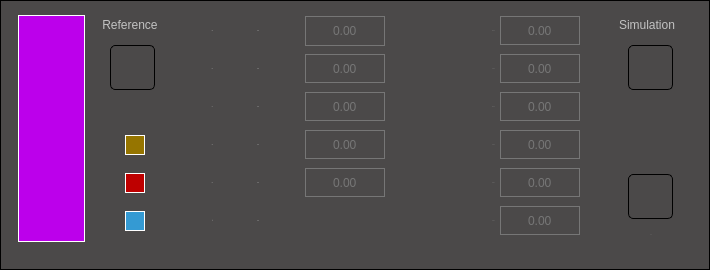
     <widget class="QGroupBox" name="groupBox_19">
      <property name="geometry">
       <rect>
        <x>2</x>
        <y>447</y>
        <width>710</width>
        <height>270</height>
       </rect>
      </property>
      <property name="styleSheet">
       <string notr="true">background-color: rgb(75, 73, 73);
border: 1px solid black;</string>
      </property>
      <property name="title">
       <string/>
      </property>
      <widget class="QLabel" name="label_184">
       <property name="geometry">
        <rect>
         <x>18</x>
         <y>15</y>
         <width>67</width>
         <height>227</height>
        </rect>
       </property>
       <property name="font">
        <font>
         <family>Times New Roman</family>
         <pointsize>10</pointsize>
         <bold>true</bold>
        </font>
       </property>
       <property name="styleSheet">
        <string notr="true">background-color: rgb(188, 0, 235);
border: 1px solid white;</string>
       </property>
       <property name="text">
        <string/>
       </property>
       <property name="alignment">
        <set>Qt::AlignRight|Qt::AlignTrailing|Qt::AlignVCenter</set>
       </property>
      </widget>
      <widget class="QLabel" name="label_193">
       <property name="geometry">
        <rect>
         <x>95</x>
         <y>15</y>
         <width>70</width>
         <height>20</height>
        </rect>
       </property>
       <property name="styleSheet">
        <string notr="true">font: 14px 'Roboto';
color: rgb(194, 194, 194);
border: 0px;</string>
       </property>
       <property name="text">
        <string>Reference</string>
       </property>
       <property name="alignment">
        <set>Qt::AlignCenter</set>
       </property>
      </widget>
      <widget class="QPushButton" name="pushButton_28">
       <property name="geometry">
        <rect>
         <x>110</x>
         <y>45</y>
         <width>45</width>
         <height>45</height>
        </rect>
       </property>
       <property name="styleSheet">
        <string notr="true">QPushButton {
    border: 1px solid black;
	border-radius: 5px;
	background-image: url(:/images/images/okStockImage.png);
    background-repeat: no-repeat;
}
</string>
       </property>
       <property name="text">
        <string/>
       </property>
      </widget>
      <widget class="QLabel" name="label_171">
       <property name="geometry">
        <rect>
         <x>178</x>
         <y>18</y>
         <width>35</width>
         <height>25</height>
        </rect>
       </property>
       <property name="font">
        <font>
         <family>Roboto</family>
         <pointsize>-1</pointsize>
         <italic>false</italic>
         <bold>false</bold>
        </font>
       </property>
       <property name="styleSheet">
        <string notr="true">background-color: rgb(75, 73, 73);
color: rgb(194, 194, 194);
border: 0px;
text-align: left;
font: 22px 'Roboto';</string>
       </property>
       <property name="text">
        <string>a*:</string>
       </property>
       <property name="alignment">
        <set>Qt::AlignRight|Qt::AlignTrailing|Qt::AlignVCenter</set>
       </property>
      </widget>
      <widget class="QLabel" name="label_173">
       <property name="geometry">
        <rect>
         <x>178</x>
         <y>56</y>
         <width>35</width>
         <height>25</height>
        </rect>
       </property>
       <property name="font">
        <font>
         <family>Roboto</family>
         <pointsize>-1</pointsize>
         <italic>false</italic>
         <bold>false</bold>
        </font>
       </property>
       <property name="styleSheet">
        <string notr="true">background-color: rgb(75, 73, 73);
color: rgb(194, 194, 194);
border: 0px;
text-align: left;
font: 22px 'Roboto';</string>
       </property>
       <property name="text">
        <string>b*:</string>
       </property>
       <property name="alignment">
        <set>Qt::AlignRight|Qt::AlignTrailing|Qt::AlignVCenter</set>
       </property>
      </widget>
      <widget class="QLabel" name="label_175">
       <property name="geometry">
        <rect>
         <x>178</x>
         <y>94</y>
         <width>35</width>
         <height>25</height>
        </rect>
       </property>
       <property name="font">
        <font>
         <family>Roboto</family>
         <pointsize>-1</pointsize>
         <italic>false</italic>
         <bold>false</bold>
        </font>
       </property>
       <property name="styleSheet">
        <string notr="true">background-color: rgb(75, 73, 73);
color: rgb(194, 194, 194);
border: 0px;
text-align: left;
font: 22px 'Roboto';</string>
       </property>
       <property name="text">
        <string>c*:</string>
       </property>
       <property name="alignment">
        <set>Qt::AlignRight|Qt::AlignTrailing|Qt::AlignVCenter</set>
       </property>
      </widget>
      <widget class="QLabel" name="label_177">
       <property name="geometry">
        <rect>
         <x>163</x>
         <y>132</y>
         <width>50</width>
         <height>25</height>
        </rect>
       </property>
       <property name="font">
        <font>
         <family>Roboto</family>
         <pointsize>-1</pointsize>
         <italic>false</italic>
         <bold>false</bold>
        </font>
       </property>
       <property name="styleSheet">
        <string notr="true">background-color: rgb(75, 73, 73);
color: rgb(194, 194, 194);
border: 0px;
text-align: left;
font: 22px 'Roboto';</string>
       </property>
       <property name="text">
        <string>d*:</string>
       </property>
       <property name="alignment">
        <set>Qt::AlignRight|Qt::AlignTrailing|Qt::AlignVCenter</set>
       </property>
      </widget>
      <widget class="QLabel" name="label_179">
       <property name="geometry">
        <rect>
         <x>163</x>
         <y>170</y>
         <width>50</width>
         <height>25</height>
        </rect>
       </property>
       <property name="font">
        <font>
         <family>Roboto</family>
         <pointsize>-1</pointsize>
         <italic>false</italic>
         <bold>false</bold>
        </font>
       </property>
       <property name="styleSheet">
        <string notr="true">background-color: rgb(75, 73, 73);
color: rgb(194, 194, 194);
border: 0px;
text-align: left;
font: 22px 'Roboto';</string>
       </property>
       <property name="text">
        <string>e*:</string>
       </property>
       <property name="alignment">
        <set>Qt::AlignRight|Qt::AlignTrailing|Qt::AlignVCenter</set>
       </property>
      </widget>
      <widget class="QLabel" name="label_178">
       <property name="geometry">
        <rect>
         <x>125</x>
         <y>135</y>
         <width>20</width>
         <height>20</height>
        </rect>
       </property>
       <property name="font">
        <font>
         <family>Times New Roman</family>
         <pointsize>10</pointsize>
         <bold>true</bold>
        </font>
       </property>
       <property name="styleSheet">
        <string notr="true">background-color: rgb(150, 117, 0);
border: 1px solid white;</string>
       </property>
       <property name="text">
        <string/>
       </property>
       <property name="alignment">
        <set>Qt::AlignRight|Qt::AlignTrailing|Qt::AlignVCenter</set>
       </property>
      </widget>
      <widget class="QLabel" name="label_180">
       <property name="geometry">
        <rect>
         <x>125</x>
         <y>173</y>
         <width>20</width>
         <height>20</height>
        </rect>
       </property>
       <property name="font">
        <font>
         <family>Times New Roman</family>
         <pointsize>10</pointsize>
         <bold>true</bold>
        </font>
       </property>
       <property name="styleSheet">
        <string notr="true">background-color: rgb(190, 0, 0);
border: 1px solid white;</string>
       </property>
       <property name="text">
        <string/>
       </property>
       <property name="alignment">
        <set>Qt::AlignRight|Qt::AlignTrailing|Qt::AlignVCenter</set>
       </property>
      </widget>
      <widget class="QLabel" name="label_172">
       <property name="geometry">
        <rect>
         <x>218</x>
         <y>18</y>
         <width>80</width>
         <height>25</height>
        </rect>
       </property>
       <property name="font">
        <font>
         <family>Roboto</family>
         <pointsize>-1</pointsize>
         <italic>false</italic>
         <bold>false</bold>
        </font>
       </property>
       <property name="styleSheet">
        <string notr="true">background-color: rgb(75, 73, 73);
color: rgb(194, 194, 194);
border: 0px;
text-align: left;
font: 22px 'Roboto';</string>
       </property>
       <property name="text">
        <string>0.00</string>
       </property>
       <property name="alignment">
        <set>Qt::AlignCenter</set>
       </property>
      </widget>
      <widget class="QLabel" name="label_174">
       <property name="geometry">
        <rect>
         <x>218</x>
         <y>56</y>
         <width>80</width>
         <height>25</height>
        </rect>
       </property>
       <property name="font">
        <font>
         <family>Roboto</family>
         <pointsize>-1</pointsize>
         <italic>false</italic>
         <bold>false</bold>
        </font>
       </property>
       <property name="styleSheet">
        <string notr="true">background-color: rgb(75, 73, 73);
color: rgb(194, 194, 194);
border: 0px;
text-align: left;
font: 22px 'Roboto';</string>
       </property>
       <property name="text">
        <string>0.00</string>
       </property>
       <property name="alignment">
        <set>Qt::AlignCenter</set>
       </property>
      </widget>
      <widget class="QLabel" name="label_176">
       <property name="geometry">
        <rect>
         <x>218</x>
         <y>94</y>
         <width>80</width>
         <height>25</height>
        </rect>
       </property>
       <property name="font">
        <font>
         <family>Roboto</family>
         <pointsize>-1</pointsize>
         <italic>false</italic>
         <bold>false</bold>
        </font>
       </property>
       <property name="styleSheet">
        <string notr="true">background-color: rgb(75, 73, 73);
color: rgb(194, 194, 194);
border: 0px;
text-align: left;
font: 22px 'Roboto';</string>
       </property>
       <property name="text">
        <string>0.00</string>
       </property>
       <property name="alignment">
        <set>Qt::AlignCenter</set>
       </property>
      </widget>
      <widget class="QLabel" name="label_181">
       <property name="geometry">
        <rect>
         <x>218</x>
         <y>132</y>
         <width>80</width>
         <height>25</height>
        </rect>
       </property>
       <property name="font">
        <font>
         <family>Roboto</family>
         <pointsize>-1</pointsize>
         <italic>false</italic>
         <bold>false</bold>
        </font>
       </property>
       <property name="styleSheet">
        <string notr="true">background-color: rgb(75, 73, 73);
color: rgb(194, 194, 194);
border: 0px;
text-align: left;
font: 22px 'Roboto';</string>
       </property>
       <property name="text">
        <string>0.00</string>
       </property>
       <property name="alignment">
        <set>Qt::AlignCenter</set>
       </property>
      </widget>
      <widget class="QLabel" name="label_182">
       <property name="geometry">
        <rect>
         <x>218</x>
         <y>170</y>
         <width>80</width>
         <height>25</height>
        </rect>
       </property>
       <property name="font">
        <font>
         <family>Roboto</family>
         <pointsize>-1</pointsize>
         <italic>false</italic>
         <bold>false</bold>
        </font>
       </property>
       <property name="styleSheet">
        <string notr="true">background-color: rgb(75, 73, 73);
color: rgb(194, 194, 194);
border: 0px;
text-align: left;
font: 22px 'Roboto';</string>
       </property>
       <property name="text">
        <string>0.00</string>
       </property>
       <property name="alignment">
        <set>Qt::AlignCenter</set>
       </property>
      </widget>
      <widget class="QLabel" name="label_187">
       <property name="geometry">
        <rect>
         <x>425</x>
         <y>18</y>
         <width>70</width>
         <height>25</height>
        </rect>
       </property>
       <property name="font">
        <font>
         <family>Roboto</family>
         <pointsize>-1</pointsize>
         <italic>false</italic>
         <bold>false</bold>
        </font>
       </property>
       <property name="styleSheet">
        <string notr="true">background-color: rgb(75, 73, 73);
color: rgb(118, 118, 118);
border: 0px;
font: 22px 'Roboto';</string>
       </property>
       <property name="text">
        <string>max a:</string>
       </property>
       <property name="alignment">
        <set>Qt::AlignRight|Qt::AlignTrailing|Qt::AlignVCenter</set>
       </property>
      </widget>
      <widget class="QLabel" name="label_188">
       <property name="geometry">
        <rect>
         <x>425</x>
         <y>56</y>
         <width>70</width>
         <height>25</height>
        </rect>
       </property>
       <property name="font">
        <font>
         <family>Roboto</family>
         <pointsize>-1</pointsize>
         <italic>false</italic>
         <bold>false</bold>
        </font>
       </property>
       <property name="styleSheet">
        <string notr="true">background-color: rgb(75, 73, 73);
color: rgb(118, 118, 118);
border: 0px;
font: 22px 'Roboto';</string>
       </property>
       <property name="text">
        <string>min a:</string>
       </property>
       <property name="alignment">
        <set>Qt::AlignRight|Qt::AlignTrailing|Qt::AlignVCenter</set>
       </property>
      </widget>
      <widget class="QLabel" name="label_189">
       <property name="geometry">
        <rect>
         <x>425</x>
         <y>94</y>
         <width>70</width>
         <height>25</height>
        </rect>
       </property>
       <property name="font">
        <font>
         <family>Roboto</family>
         <pointsize>-1</pointsize>
         <italic>false</italic>
         <bold>false</bold>
        </font>
       </property>
       <property name="styleSheet">
        <string notr="true">background-color: rgb(75, 73, 73);
color: rgb(118, 118, 118);
border: 0px;
font: 22px 'Roboto';</string>
       </property>
       <property name="text">
        <string>max b:</string>
       </property>
       <property name="alignment">
        <set>Qt::AlignRight|Qt::AlignTrailing|Qt::AlignVCenter</set>
       </property>
      </widget>
      <widget class="QLabel" name="label_190">
       <property name="geometry">
        <rect>
         <x>425</x>
         <y>132</y>
         <width>70</width>
         <height>25</height>
        </rect>
       </property>
       <property name="font">
        <font>
         <family>Roboto</family>
         <pointsize>-1</pointsize>
         <italic>false</italic>
         <bold>false</bold>
        </font>
       </property>
       <property name="styleSheet">
        <string notr="true">background-color: rgb(75, 73, 73);
color: rgb(118, 118, 118);
border: 0px;
font: 22px 'Roboto';</string>
       </property>
       <property name="text">
        <string>min b:</string>
       </property>
       <property name="alignment">
        <set>Qt::AlignRight|Qt::AlignTrailing|Qt::AlignVCenter</set>
       </property>
      </widget>
      <widget class="QLabel" name="label_191">
       <property name="geometry">
        <rect>
         <x>425</x>
         <y>170</y>
         <width>70</width>
         <height>25</height>
        </rect>
       </property>
       <property name="font">
        <font>
         <family>Roboto</family>
         <pointsize>-1</pointsize>
         <italic>false</italic>
         <bold>false</bold>
        </font>
       </property>
       <property name="styleSheet">
        <string notr="true">background-color: rgb(75, 73, 73);
color: rgb(118, 118, 118);
border: 0px;
font: 22px 'Roboto';</string>
       </property>
       <property name="text">
        <string>max c:</string>
       </property>
       <property name="alignment">
        <set>Qt::AlignRight|Qt::AlignTrailing|Qt::AlignVCenter</set>
       </property>
      </widget>
      <widget class="QLabel" name="label_192">
       <property name="geometry">
        <rect>
         <x>425</x>
         <y>208</y>
         <width>70</width>
         <height>25</height>
        </rect>
       </property>
       <property name="font">
        <font>
         <family>Roboto</family>
         <pointsize>-1</pointsize>
         <italic>false</italic>
         <bold>false</bold>
        </font>
       </property>
       <property name="styleSheet">
        <string notr="true">background-color: rgb(75, 73, 73);
color: rgb(118, 118, 118);
border: 0px;
font: 22px 'Roboto';</string>
       </property>
       <property name="text">
        <string>min c:</string>
       </property>
       <property name="alignment">
        <set>Qt::AlignRight|Qt::AlignTrailing|Qt::AlignVCenter</set>
       </property>
      </widget>
      <widget class="QLabel" name="label_195">
       <property name="geometry">
        <rect>
         <x>607</x>
         <y>15</y>
         <width>80</width>
         <height>20</height>
        </rect>
       </property>
       <property name="styleSheet">
        <string notr="true">font: 14px 'Roboto';
color: rgb(194, 194, 194);
border: 0px;</string>
       </property>
       <property name="text">
        <string>Simulation</string>
       </property>
       <property name="alignment">
        <set>Qt::AlignCenter</set>
       </property>
      </widget>
      <widget class="QPushButton" name="pushButton_30">
       <property name="geometry">
        <rect>
         <x>628</x>
         <y>45</y>
         <width>45</width>
         <height>45</height>
        </rect>
       </property>
       <property name="styleSheet">
        <string notr="true">QPushButton {
    border: 1px solid black;
	border-radius: 5px;
	background-image: url(:/images/images/errorStockImage.png);
    background-repeat: no-repeat;
}

QPushButton::hover {
    border: 1px solid black;
	border-radius: 5px;
	background-image: url(:/images/images/okStockImage.png);
    background-repeat: no-repeat;
}
</string>
       </property>
       <property name="text">
        <string/>
       </property>
      </widget>
      <widget class="QPushButton" name="pushButton_29">
       <property name="geometry">
        <rect>
         <x>628</x>
         <y>174</y>
         <width>45</width>
         <height>45</height>
        </rect>
       </property>
       <property name="styleSheet">
        <string notr="true">QPushButton {
    border: 1px solid black;
	border-radius: 5px;
	background-image: url(:/images/images/okayCloseStockImage.png);
    background-repeat: no-repeat;
}

QPushButton:hover {
    border: 1px solid black;
	border-radius: 5px;
	background-image: url(:/images/images/okayOpenStockImage.png);
    background-repeat: no-repeat;
}
</string>
       </property>
       <property name="text">
        <string/>
       </property>
      </widget>
      <widget class="QLabel" name="label_194">
       <property name="geometry">
        <rect>
         <x>626</x>
         <y>225</y>
         <width>50</width>
         <height>20</height>
        </rect>
       </property>
       <property name="font">
        <font>
         <family>Roboto</family>
         <pointsize>-1</pointsize>
         <italic>false</italic>
         <bold>false</bold>
        </font>
       </property>
       <property name="styleSheet">
        <string notr="true">background-color: rgb(75, 73, 73);
color: rgb(118, 118, 118);
border: 0px;
font: 15px 'Roboto';</string>
       </property>
       <property name="text">
        <string>OK</string>
       </property>
       <property name="alignment">
        <set>Qt::AlignCenter</set>
       </property>
      </widget>
      <widget class="QLineEdit" name="lineEdit_7">
       <property name="geometry">
        <rect>
         <x>305</x>
         <y>16</y>
         <width>80</width>
         <height>30</height>
        </rect>
       </property>
       <property name="styleSheet">
        <string notr="true">background-color: rgb(75, 73, 73);
color: rgb(118, 118, 118);
border: 1px solid rgb(118, 118, 118);
font: 22px 'Roboto';</string>
       </property>
       <property name="text">
        <string>0.00</string>
       </property>
       <property name="alignment">
        <set>Qt::AlignCenter</set>
       </property>
      </widget>
      <widget class="QLineEdit" name="lineEdit_8">
       <property name="geometry">
        <rect>
         <x>305</x>
         <y>54</y>
         <width>80</width>
         <height>29</height>
        </rect>
       </property>
       <property name="styleSheet">
        <string notr="true">background-color: rgb(75, 73, 73);
color: rgb(118, 118, 118);
border: 1px solid rgb(118, 118, 118);
font: 22px 'Roboto';</string>
       </property>
       <property name="text">
        <string>0.00</string>
       </property>
       <property name="alignment">
        <set>Qt::AlignCenter</set>
       </property>
      </widget>
      <widget class="QLineEdit" name="lineEdit_9">
       <property name="geometry">
        <rect>
         <x>305</x>
         <y>92</y>
         <width>80</width>
         <height>29</height>
        </rect>
       </property>
       <property name="styleSheet">
        <string notr="true">background-color: rgb(75, 73, 73);
color: rgb(118, 118, 118);
border: 1px solid rgb(118, 118, 118);
font: 22px 'Roboto';</string>
       </property>
       <property name="text">
        <string>0.00</string>
       </property>
       <property name="alignment">
        <set>Qt::AlignCenter</set>
       </property>
      </widget>
      <widget class="QLineEdit" name="lineEdit_10">
       <property name="geometry">
        <rect>
         <x>305</x>
         <y>130</y>
         <width>80</width>
         <height>29</height>
        </rect>
       </property>
       <property name="styleSheet">
        <string notr="true">background-color: rgb(75, 73, 73);
color: rgb(118, 118, 118);
border: 1px solid rgb(118, 118, 118);
font: 22px 'Roboto';</string>
       </property>
       <property name="text">
        <string>0.00</string>
       </property>
       <property name="alignment">
        <set>Qt::AlignCenter</set>
       </property>
      </widget>
      <widget class="QLineEdit" name="lineEdit_11">
       <property name="geometry">
        <rect>
         <x>305</x>
         <y>168</y>
         <width>80</width>
         <height>29</height>
        </rect>
       </property>
       <property name="styleSheet">
        <string notr="true">background-color: rgb(75, 73, 73);
color: rgb(118, 118, 118);
border: 1px solid rgb(118, 118, 118);
font: 22px 'Roboto';</string>
       </property>
       <property name="text">
        <string>0.00</string>
       </property>
       <property name="alignment">
        <set>Qt::AlignCenter</set>
       </property>
      </widget>
      <widget class="QLineEdit" name="lineEdit">
       <property name="geometry">
        <rect>
         <x>500</x>
         <y>16</y>
         <width>80</width>
         <height>29</height>
        </rect>
       </property>
       <property name="styleSheet">
        <string notr="true">background-color: rgb(75, 73, 73);
color: rgb(118, 118, 118);
border: 1px solid rgb(118, 118, 118);
font: 22px 'Roboto';</string>
       </property>
       <property name="text">
        <string>0.00</string>
       </property>
       <property name="alignment">
        <set>Qt::AlignCenter</set>
       </property>
      </widget>
      <widget class="QLineEdit" name="lineEdit_2">
       <property name="geometry">
        <rect>
         <x>500</x>
         <y>54</y>
         <width>80</width>
         <height>29</height>
        </rect>
       </property>
       <property name="styleSheet">
        <string notr="true">background-color: rgb(75, 73, 73);
color: rgb(118, 118, 118);
border: 1px solid rgb(118, 118, 118);
font: 22px 'Roboto';</string>
       </property>
       <property name="text">
        <string>0.00</string>
       </property>
       <property name="alignment">
        <set>Qt::AlignCenter</set>
       </property>
      </widget>
      <widget class="QLineEdit" name="lineEdit_3">
       <property name="geometry">
        <rect>
         <x>500</x>
         <y>92</y>
         <width>80</width>
         <height>29</height>
        </rect>
       </property>
       <property name="styleSheet">
        <string notr="true">background-color: rgb(75, 73, 73);
color: rgb(118, 118, 118);
border: 1px solid rgb(118, 118, 118);
font: 22px 'Roboto';</string>
       </property>
       <property name="text">
        <string>0.00</string>
       </property>
       <property name="alignment">
        <set>Qt::AlignCenter</set>
       </property>
      </widget>
      <widget class="QLineEdit" name="lineEdit_4">
       <property name="geometry">
        <rect>
         <x>500</x>
         <y>130</y>
         <width>80</width>
         <height>29</height>
        </rect>
       </property>
       <property name="styleSheet">
        <string notr="true">background-color: rgb(75, 73, 73);
color: rgb(118, 118, 118);
border: 1px solid rgb(118, 118, 118);
font: 22px 'Roboto';</string>
       </property>
       <property name="text">
        <string>0.00</string>
       </property>
       <property name="alignment">
        <set>Qt::AlignCenter</set>
       </property>
      </widget>
      <widget class="QLineEdit" name="lineEdit_5">
       <property name="geometry">
        <rect>
         <x>500</x>
         <y>168</y>
         <width>80</width>
         <height>29</height>
        </rect>
       </property>
       <property name="styleSheet">
        <string notr="true">background-color: rgb(75, 73, 73);
color: rgb(118, 118, 118);
border: 1px solid rgb(118, 118, 118);
font: 22px 'Roboto';</string>
       </property>
       <property name="text">
        <string>0.00</string>
       </property>
       <property name="alignment">
        <set>Qt::AlignCenter</set>
       </property>
      </widget>
      <widget class="QLineEdit" name="lineEdit_6">
       <property name="geometry">
        <rect>
         <x>500</x>
         <y>206</y>
         <width>80</width>
         <height>29</height>
        </rect>
       </property>
       <property name="styleSheet">
        <string notr="true">background-color: rgb(75, 73, 73);
color: rgb(118, 118, 118);
border: 1px solid rgb(118, 118, 118);
font: 22px 'Roboto';</string>
       </property>
       <property name="text">
        <string>0.00</string>
       </property>
       <property name="alignment">
        <set>Qt::AlignCenter</set>
       </property>
      </widget>
      <widget class="QLabel" name="label_185">
       <property name="geometry">
        <rect>
         <x>125</x>
         <y>211</y>
         <width>20</width>
         <height>20</height>
        </rect>
       </property>
       <property name="font">
        <font>
         <family>Times New Roman</family>
         <pointsize>10</pointsize>
         <bold>true</bold>
        </font>
       </property>
       <property name="styleSheet">
        <string notr="true">background-color: rgb(52, 154, 211);
border: 1px solid white;</string>
       </property>
       <property name="text">
        <string/>
       </property>
       <property name="alignment">
        <set>Qt::AlignRight|Qt::AlignTrailing|Qt::AlignVCenter</set>
       </property>
      </widget>
      <widget class="QLabel" name="label_183">
       <property name="geometry">
        <rect>
         <x>163</x>
         <y>208</y>
         <width>50</width>
         <height>25</height>
        </rect>
       </property>
       <property name="font">
        <font>
         <family>Roboto</family>
         <pointsize>-1</pointsize>
         <italic>false</italic>
         <bold>false</bold>
        </font>
       </property>
       <property name="styleSheet">
        <string notr="true">background-color: rgb(75, 73, 73);
color: rgb(194, 194, 194);
border: 0px;
text-align: left;
font: 22px 'Roboto';</string>
       </property>
       <property name="text">
        <string>f*:</string>
       </property>
       <property name="alignment">
        <set>Qt::AlignRight|Qt::AlignTrailing|Qt::AlignVCenter</set>
       </property>
      </widget>
      <widget class="QLabel" name="label_186">
       <property name="geometry">
        <rect>
         <x>218</x>
         <y>208</y>
         <width>80</width>
         <height>25</height>
        </rect>
       </property>
       <property name="font">
        <font>
         <family>Roboto</family>
         <pointsize>-1</pointsize>
         <italic>false</italic>
         <bold>false</bold>
        </font>
       </property>
       <property name="styleSheet">
        <string notr="true">background-color: rgb(75, 73, 73);
color: rgb(194, 194, 194);
border: 0px;
text-align: left;
font: 22px 'Roboto';</string>
       </property>
       <property name="text">
        <string>0.00</string>
       </property>
       <property name="alignment">
        <set>Qt::AlignCenter</set>
       </property>
      </widget>
     </widget>
